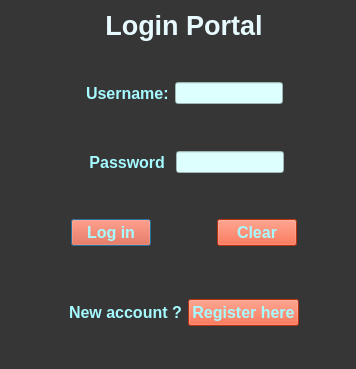
<?xml version="1.0" encoding="UTF-8"?>
<ui version="4.0">
 <class>Dialog</class>
 <widget class="QDialog" name="Dialog">
  <property name="geometry">
   <rect>
    <x>0</x>
    <y>0</y>
    <width>356</width>
    <height>369</height>
   </rect>
  </property>
  <property name="windowTitle">
   <string>Dialog</string>
  </property>
  <property name="styleSheet">
   <string notr="true">background-color:rgb(54,54,54);</string>
  </property>
  <widget class="QLabel" name="label">
   <property name="geometry">
    <rect>
     <x>10</x>
     <y>10</y>
     <width>348</width>
     <height>65</height>
    </rect>
   </property>
   <property name="font">
    <font>
     <family>MS Shell Dlg 2</family>
     <pointsize>20</pointsize>
     <weight>75</weight>
     <italic>false</italic>
     <bold>true</bold>
    </font>
   </property>
   <property name="mouseTracking">
    <bool>false</bool>
   </property>
   <property name="layoutDirection">
    <enum>Qt::LeftToRight</enum>
   </property>
   <property name="autoFillBackground">
    <bool>false</bool>
   </property>
   <property name="styleSheet">
    <string notr="true">
color:rgb(231, 251, 255)</string>
   </property>
   <property name="text">
    <string>Login Portal</string>
   </property>
   <property name="alignment">
    <set>Qt::AlignHCenter|Qt::AlignTop</set>
   </property>
   <property name="margin">
    <number>2</number>
   </property>
  </widget>
  <widget class="QWidget" name="horizontalLayoutWidget">
   <property name="geometry">
    <rect>
     <x>10</x>
     <y>60</y>
     <width>348</width>
     <height>66</height>
    </rect>
   </property>
   <layout class="QHBoxLayout" name="horizontalLayout">
    <item>
     <spacer name="horizontalSpacer_2">
      <property name="orientation">
       <enum>Qt::Horizontal</enum>
      </property>
      <property name="sizeHint" stdset="0">
       <size>
        <width>40</width>
        <height>20</height>
       </size>
      </property>
     </spacer>
    </item>
    <item>
     <widget class="QLabel" name="label_2">
      <property name="font">
       <font>
        <pointsize>12</pointsize>
        <weight>75</weight>
        <bold>true</bold>
       </font>
      </property>
      <property name="styleSheet">
       <string notr="true">color:rgb(165, 251, 255)</string>
      </property>
      <property name="text">
       <string>Username:</string>
      </property>
     </widget>
    </item>
    <item>
     <widget class="QLineEdit" name="tusername">
      <property name="styleSheet">
       <string notr="true">background-color:rgb(221, 255, 254)</string>
      </property>
      <property name="text">
       <string/>
      </property>
     </widget>
    </item>
    <item>
     <spacer name="horizontalSpacer_3">
      <property name="orientation">
       <enum>Qt::Horizontal</enum>
      </property>
      <property name="sizeHint" stdset="0">
       <size>
        <width>40</width>
        <height>20</height>
       </size>
      </property>
     </spacer>
    </item>
   </layout>
  </widget>
  <widget class="QWidget" name="horizontalLayoutWidget_2">
   <property name="geometry">
    <rect>
     <x>10</x>
     <y>130</y>
     <width>348</width>
     <height>65</height>
    </rect>
   </property>
   <layout class="QHBoxLayout" name="horizontalLayout_2">
    <item>
     <spacer name="horizontalSpacer_4">
      <property name="orientation">
       <enum>Qt::Horizontal</enum>
      </property>
      <property name="sizeHint" stdset="0">
       <size>
        <width>55</width>
        <height>20</height>
       </size>
      </property>
     </spacer>
    </item>
    <item>
     <widget class="QLabel" name="label_3">
      <property name="font">
       <font>
        <pointsize>12</pointsize>
        <weight>75</weight>
        <bold>true</bold>
       </font>
      </property>
      <property name="styleSheet">
       <string notr="true">color:rgb(165, 251, 255)</string>
      </property>
      <property name="text">
       <string> Password </string>
      </property>
     </widget>
    </item>
    <item>
     <widget class="QLineEdit" name="tpassword">
      <property name="styleSheet">
       <string notr="true">background-color:rgb(221, 255, 254)</string>
      </property>
      <property name="text">
       <string/>
      </property>
      <property name="echoMode">
       <enum>QLineEdit::Password</enum>
      </property>
     </widget>
    </item>
    <item>
     <spacer name="horizontalSpacer_5">
      <property name="orientation">
       <enum>Qt::Horizontal</enum>
      </property>
      <property name="sizeHint" stdset="0">
       <size>
        <width>50</width>
        <height>20</height>
       </size>
      </property>
     </spacer>
    </item>
   </layout>
  </widget>
  <widget class="QWidget" name="horizontalLayoutWidget_3">
   <property name="geometry">
    <rect>
     <x>10</x>
     <y>200</y>
     <width>348</width>
     <height>66</height>
    </rect>
   </property>
   <layout class="QHBoxLayout" name="horizontalLayout_3">
    <item>
     <spacer name="horizontalSpacer">
      <property name="orientation">
       <enum>Qt::Horizontal</enum>
      </property>
      <property name="sizeHint" stdset="0">
       <size>
        <width>30</width>
        <height>20</height>
       </size>
      </property>
     </spacer>
    </item>
    <item>
     <widget class="QPushButton" name="plogin">
      <property name="font">
       <font>
        <pointsize>12</pointsize>
        <weight>75</weight>
        <bold>true</bold>
       </font>
      </property>
      <property name="styleSheet">
       <string notr="true">background-color:rgb(255, 70, 24);
color:rgb(165, 251, 255)

</string>
      </property>
      <property name="text">
       <string>Log in</string>
      </property>
     </widget>
    </item>
    <item>
     <spacer name="horizontalSpacer_8">
      <property name="orientation">
       <enum>Qt::Horizontal</enum>
      </property>
      <property name="sizeHint" stdset="0">
       <size>
        <width>40</width>
        <height>20</height>
       </size>
      </property>
     </spacer>
    </item>
    <item>
     <widget class="QPushButton" name="pclear">
      <property name="font">
       <font>
        <pointsize>12</pointsize>
        <weight>75</weight>
        <bold>true</bold>
       </font>
      </property>
      <property name="styleSheet">
       <string notr="true">background-color:rgb(255, 70, 24);
color:rgb(165, 251, 255)</string>
      </property>
      <property name="text">
       <string>Clear</string>
      </property>
     </widget>
    </item>
    <item>
     <spacer name="horizontalSpacer_7">
      <property name="orientation">
       <enum>Qt::Horizontal</enum>
      </property>
      <property name="sizeHint" stdset="0">
       <size>
        <width>30</width>
        <height>20</height>
       </size>
      </property>
     </spacer>
    </item>
   </layout>
  </widget>
  <widget class="QWidget" name="layoutWidget">
   <property name="geometry">
    <rect>
     <x>10</x>
     <y>280</y>
     <width>348</width>
     <height>65</height>
    </rect>
   </property>
   <layout class="QHBoxLayout" name="horizontalLayout_4">
    <item>
     <spacer name="horizontalSpacer_9">
      <property name="orientation">
       <enum>Qt::Horizontal</enum>
      </property>
      <property name="sizeHint" stdset="0">
       <size>
        <width>40</width>
        <height>20</height>
       </size>
      </property>
     </spacer>
    </item>
    <item>
     <widget class="QLabel" name="label_4">
      <property name="font">
       <font>
        <pointsize>12</pointsize>
        <weight>75</weight>
        <bold>true</bold>
       </font>
      </property>
      <property name="styleSheet">
       <string notr="true">color:rgb(165, 251, 255)</string>
      </property>
      <property name="text">
       <string>New account ?</string>
      </property>
     </widget>
    </item>
    <item>
     <widget class="QPushButton" name="pregister">
      <property name="font">
       <font>
        <pointsize>12</pointsize>
        <weight>75</weight>
        <bold>true</bold>
       </font>
      </property>
      <property name="styleSheet">
       <string notr="true">background-color:rgb(255, 70, 24);
color:rgb(165, 251, 255)

</string>
      </property>
      <property name="text">
       <string>Register here</string>
      </property>
     </widget>
    </item>
    <item>
     <spacer name="horizontalSpacer_10">
      <property name="orientation">
       <enum>Qt::Horizontal</enum>
      </property>
      <property name="sizeHint" stdset="0">
       <size>
        <width>40</width>
        <height>20</height>
       </size>
      </property>
     </spacer>
    </item>
   </layout>
  </widget>
 </widget>
 <resources/>
 <connections>
  <connection>
   <sender>pclear</sender>
   <signal>clicked()</signal>
   <receiver>tusername</receiver>
   <slot>clear()</slot>
   <hints>
    <hint type="sourcelabel">
     <x>248</x>
     <y>234</y>
    </hint>
    <hint type="destinationlabel">
     <x>201</x>
     <y>90</y>
    </hint>
   </hints>
  </connection>
  <connection>
   <sender>pclear</sender>
   <signal>clicked()</signal>
   <receiver>tpassword</receiver>
   <slot>clear()</slot>
   <hints>
    <hint type="sourcelabel">
     <x>277</x>
     <y>231</y>
    </hint>
    <hint type="destinationlabel">
     <x>246</x>
     <y>161</y>
    </hint>
   </hints>
  </connection>
 </connections>
</ui>
